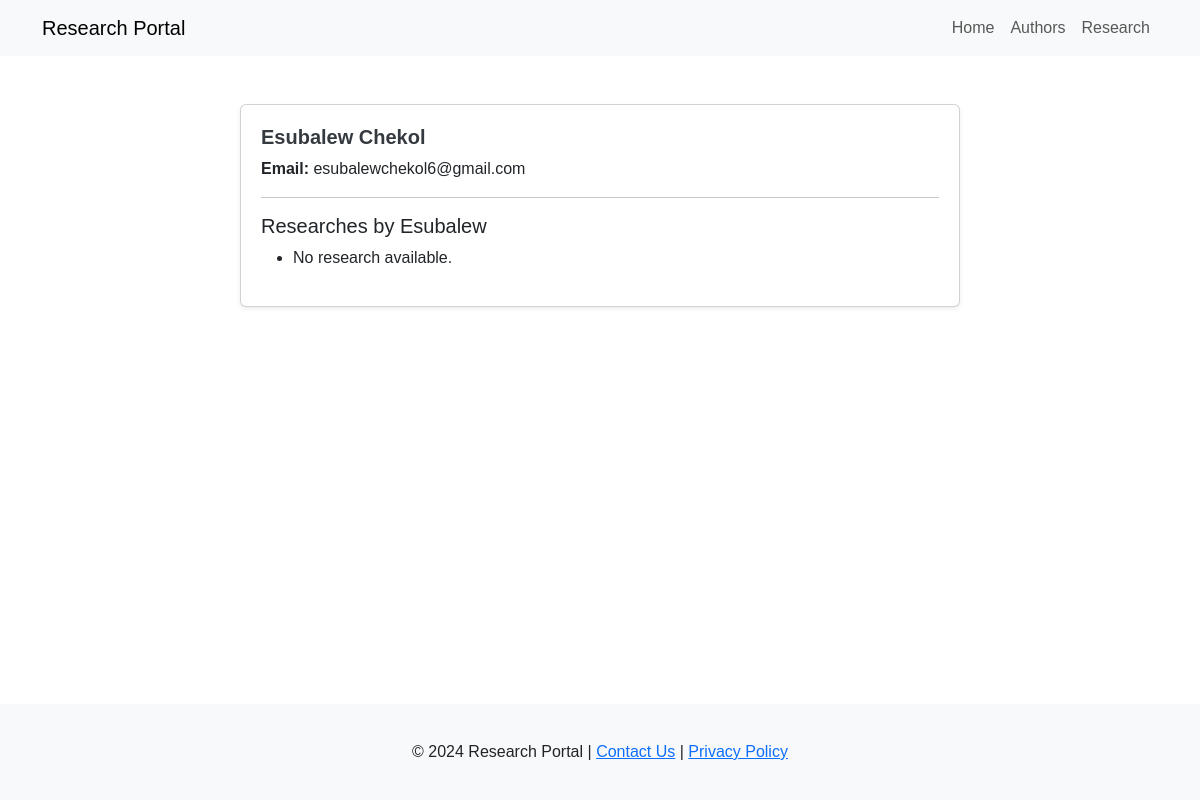
/author/2/, run on the app's committed database.
### portal/models.py (models this page shows, shortened)
class Author(models.Model):
    first_name = models.CharField(max_length=50)
    last_name = models.CharField(max_length=50)
    email = models.EmailField(unique=True)

### portal/views.py (the view)
# urls.py: path('author/<int:author_id>/', views.author_detail, name='author_detail'),
def author_detail(request, author_id):
    author = get_object_or_404(Author, id=author_id)
    context = {
        'author': author,
    }
    return render(request, 'author_detail.html', context)

### templates/author_detail.html (shortened to what this page needs)
{% extends 'base.html' %}
{% block content %}
<section class="my-5">
    <div class="container">
        <div class="row">
            <div class="col-md-8 offset-md-2">
                <div class="card shadow-sm">
                    <div class="card-body">
                        <h2 class="card-title">{{ author.first_name }} {{ author.last_name }}</h2>
                        <p><strong>Email:</strong> {{ author.email }}</p>
                        <hr>
                        <h5>Researches by {{ author.first_name }}</h5>
                        <ul>
                            {% for research in author.researches.all %}
                            <li><a href="{% url 'research_detail' research.id %}">{{ research.title }}</a></li>
                            {% empty %}
                            <li>No research available.</li>
                            {% endfor %}
                        </ul>
                    </div>
                </div>
            </div>
        </div>
    </div>
</section>
{% endblock %}

### portal/static/css/styles.css (style rules this page uses)
body { font-family: 'Arial', sans-serif; }
.card-title { font-weight: bold; }
html, body { height: 100%; }
.card-body { padding: 20px; }
.card-title { font-size: 1.25rem; font-weight: bold; color: #343a40; }

### data on the page
Author: first_name "Esubalew", last_name "Chekol", email "esubalewchekol6@gmail.com"
